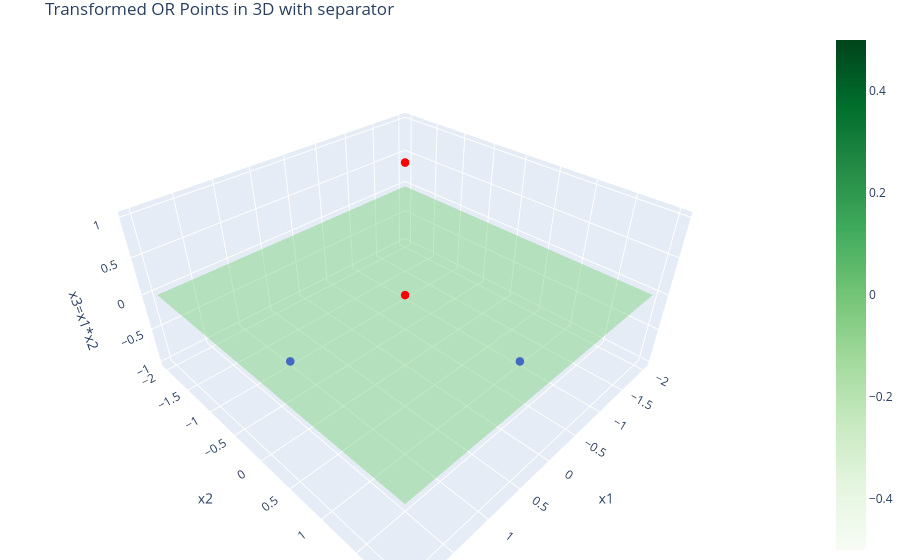

The notebook cell saved with this chart:
### Code cell
import plotly.graph_objects as go
import numpy as np

x_transformed = np.hstack((x, (x[:, 0] * x[:, 1]).reshape(-1, 1)))

# Create a figure
fig = go.Figure()

# Add points to the figure
colors = ['red' if label == 1 else 'blue' for label in y]
fig.add_trace(go.Scatter3d(x=x_transformed[:, 0], y=x_transformed[:, 1], z=x_transformed[:, 2],
                           mode='markers', marker=dict(color=colors, size=5)))

# Define separator lines
xx, yy = np.meshgrid(np.linspace(-2, 2, 50), np.linspace(-2, 2, 50))
zz = 0 * xx
fig.add_trace(go.Surface(x=xx, y=yy, z=zz, opacity=0.5, colorscale='greens'))

fig.update_layout(title='Transformed OR Points in 3D with separator',
                  scene=dict(xaxis_title='x1', yaxis_title='x2', zaxis_title='x3=x1*x2'),
                  margin=dict(l=0, r=0, b=0, t=30))

fig.show()

### Figure 1 — Plotly figure (JSON) as saved in the notebook; plotly's stock layout.template omitted (floating-point values rounded to 4 significant figures; data arrays with more than 128 entries replaced by an {"elided": "..."} marker saying what was removed)
{"data": [{"marker": {"color": ["red", "blue", "red", "blue"], "size": 5}, "mode": "markers", "type": "scatter3d", "x": [1, 1, -1, -1], "y": [1, -1, -1, 1], "z": [1, -1, 1, -1]}, {"colorscale": [[0, "rgb(247,252,245)"], [0.125, "rgb(229,245,224)"], [0.25, "rgb(199,233,192)"], [0.375, "rgb(161,217,155)"], [0.5, "rgb(116,196,118)"], [0.625, "rgb(65,171,93)"], [0.75, "rgb(35,139,69)"], [0.875, "rgb(0,109,44)"], [1, "rgb(0,68,27)"]], "opacity": 0.5, "type": "surface", "x": {"elided": "50x50 float values"}, "y": {"elided": "50x50 float values"}, "z": {"elided": "50x50 int values"}}], "layout": {"margin": {"b": 0, "l": 0, "r": 0, "t": 30}, "scene": {"xaxis": {"title": {"text": "x1"}}, "yaxis": {"title": {"text": "x2"}}, "zaxis": {"title": {"text": "x3=x1*x2"}}}, "title": {"text": "Transformed OR Points in 3D with separator"}}}
